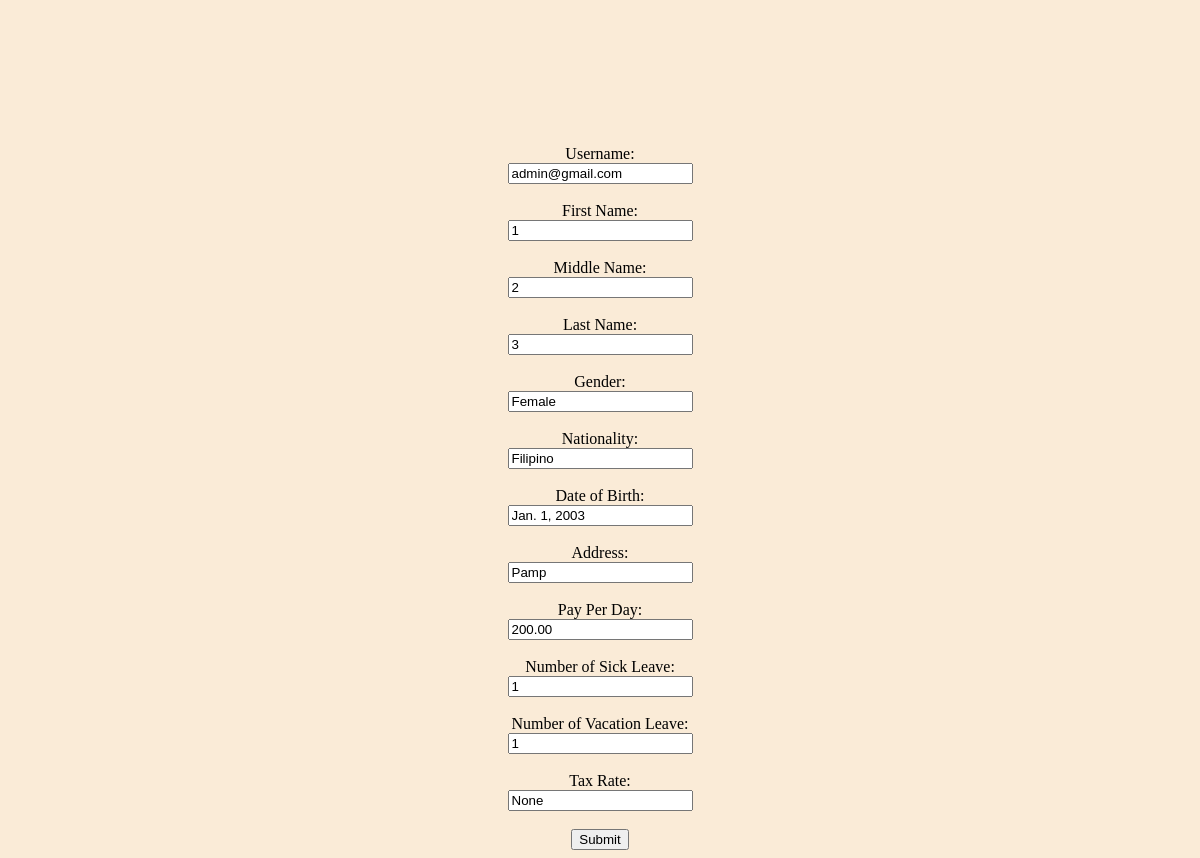
The page /update/8 on the database its author committed.
### accounts/models.py (models this page shows, shortened)
class User(AbstractBaseUser):
    email = models.EmailField(max_length=255, unique=True)
    first_name = models.CharField(max_length=100)
    middle_name = models.CharField(default="", max_length=100)
    last_name = models.CharField(max_length=100)
    gender = models.CharField(default="", max_length=100)
    nationality = models.CharField(default="", max_length=100)
    birth_date = models.DateField(blank=True, null=True)
    address = models.CharField(default="", max_length=100)
    activate = models.BooleanField(default=True)
    staff = models.BooleanField(default=False)
    hr = models.BooleanField(default=False)
    accounting = models.BooleanField(default=False)
    employee = models.BooleanField(default=False)
    admin = models.BooleanField(default=False)
    timestamp = models.DateTimeField(auto_now_add=True)
    pay_per_day1 = models.DecimalField(null=True, max_digits=5, decimal_places=2)
    sick_leave = models.IntegerField(null=True)
    vacation_leave = models.IntegerField(null=True)
    tax_rate = models.DecimalField(null=True , max_digits=5, decimal_places=2)
    USERNAME_FIELD = 'email'
    REQUIRED_FIELDS = []
    objects = UserManager()

### Paymetricv2/views.py (the view)
# urls.py: path('update/<int:id>', update, name='update'),
def update(request, id):
    user = User.objects.get(id=id)
    context = {
        'user': user
    }
    return render(request, 'auth/update.html', context)

### templates/auth/update.html (shortened to what this page needs)
{% load static %}
<!DOCTYPE html>
<html lang="en">
<body style="background-color:antiquewhite;">
<link rel="stylesheet" type="text/css" href="{% static 'css/nav.css' %}">
<head>
</head>
<body>
<div class = "updateformstyle">
<form action="updaterecord/{{ user.id }}" method="POST">
    Username: <br>
    <input name="email" value="{{ user.email }}">
    <br><br>
    First Name:
    <br>
    <input name="first_name" value="{{ user.first_name }}">
    <br><br>
    Middle Name:
    <br>
    <input name="middle_name" value="{{ user.middle_name }}">
    <br><br>
    Last Name:
    <br>
    <input name="last_name" value="{{ user.last_name }}">
    <br><br>
    Gender:
    <br>
    <input name="gender" value="{{ user.gender }}">
    <br><br>
    Nationality:
    <br>
    <input name="nationality" value="{{ user.nationality }}">
    <br><br>
    Date of Birth:
    <br>
    <input name="birth_date" value="{{ user.birth_date }}">
    <br><br>
    Address:
    <br>
    <input name="address" value="{{ user.address }}">
    <br><br>
    Pay Per Day:
    <br>
    <input name="pay_per_day1" value="{{ user.pay_per_day1 }}">
    <br><br>
    Number of Sick Leave:
    <br>
    <input name="sick_leave" value="{{ user.sick_leave }}">
    <br><br>
    Number of Vacation Leave:
    <br>
    <input name="vacation_leave" value="{{ user.vacation_leave }}">
    <br><br>
    Tax Rate:
    <br>
    <input name="tax_rate" value="{{ user.tax_rate }}">
    <br><br>
    <input type="submit" value="Submit">
</form>
</div>
</body>
</html>

### static_my_project/css/nav.css (style rules this page uses)
.updateformstyle { margin-top: 145px; text-align: center; }

### rows shown on the page
User: email "admin@gmail.com", first_name "1", middle_name "2", last_name "3", gender "Female", nationality "Filipino", birth_date "Jan. 1, 2003", address "Pamp", pay_per_day1 "200.00", sick_leave "1", vacation_leave "1", tax_rate "None"
